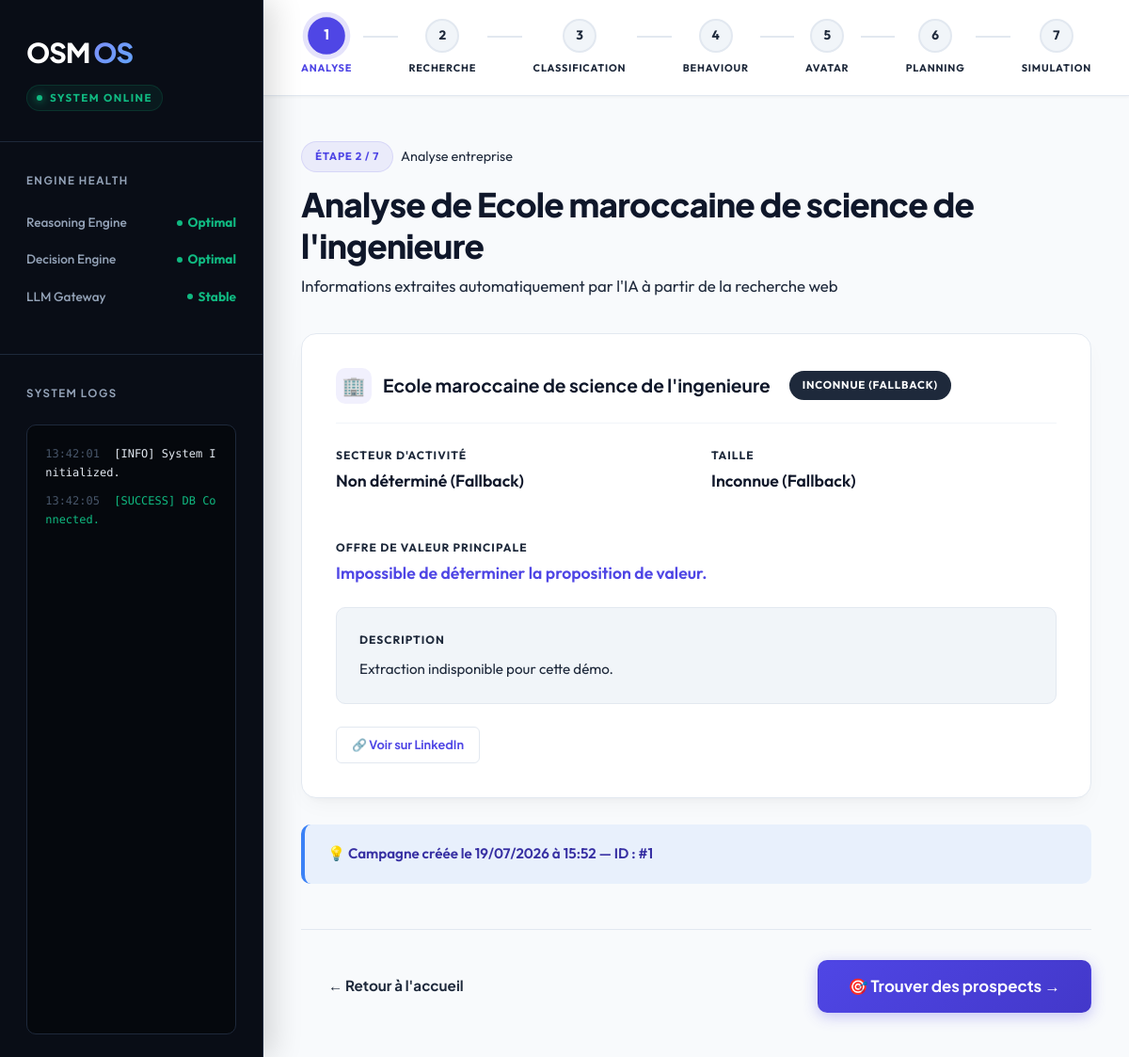
The page /analysis/1 on the database its author committed.
### osmos_app/models.py (models this page shows)
class Campaign(db.Model):
    __tablename__ = 'campaigns'
    id = Column(Integer, primary_key=True)
    company_name = Column(String(255))
    company_sector = Column(String(255))
    company_size = Column(String(255))
    company_description = Column(Text)
    linkedin_url = Column(String(500))
    value_proposition = Column(Text)
    created_at = Column(DateTime, default=datetime.datetime.utcnow)

### osmos_app/app.py (the view)
@app.route('/analysis/<int:campaign_id>', methods=['GET'])
def analysis(campaign_id):
    campaign = Campaign.query.get_or_404(campaign_id)
    return render_template('analysis.html', campaign=campaign, step=1)

### osmos_app/templates/analysis.html (shortened to what this page needs)
{% extends "base.html" %}
{% block content %}
<div class="page-container fade-in">
  <div class="page-header">
    <div class="d-flex align-center gap-1 u-style-7">
      <span class="badge badge-blue">Étape 2 / 7</span>
      <span class="text-muted text-sm">Analyse entreprise</span>
    </div>
    <h1 class="page-title">Analyse de {{ campaign.company_name }}</h1>
    <p class="page-subtitle">Informations extraites automatiquement par l'IA à partir de la recherche web</p>
  </div>
  <div class="card mb-3">
    <div class="card-header">
      <div class="card-icon">🏢</div>
      <span class="card-title">{{ campaign.company_name }}</span>
      {% if campaign.company_size %}
      <span class="badge badge-navy u-style-8">{{ campaign.company_size }}</span>
      {% endif %}
    </div>
    <div class="grid-2 mb-3">
      <div class="info-item">
        <span class="info-label">Secteur d'activité</span>
        <span class="info-value">{{ campaign.company_sector or '—' }}</span>
      </div>
      <div class="info-item">
        <span class="info-label">Taille</span>
        <span class="info-value">{{ campaign.company_size or '—' }}</span>
      </div>
    </div>
    {% if campaign.value_proposition %}
    <div class="info-item mb-3">
      <span class="info-label">Offre de valeur principale</span>
      <span class="info-value u-style-9">{{ campaign.value_proposition }}</span>
    </div>
    {% endif %}
    {% if campaign.company_description %}
    <div class="u-style-10">
      <div class="info-label mb-1">Description</div>
      <p class="u-style-11">{{ campaign.company_description }}</p>
    </div>
    {% endif %}
    {% if campaign.linkedin_url %}
    <div class="u-style-12">
      <a href="{{ campaign.linkedin_url }}" target="_blank" class="btn btn-outline btn-sm">
        🔗 Voir sur LinkedIn
      </a>
    </div>
    {% endif %}
  </div>
  <div class="alert alert-info">
    💡 Campagne créée le {{ campaign.created_at.strftime('%d/%m/%Y à %H:%M') if campaign.created_at else '' }} — ID : #{{ campaign.id }}
  </div>
  <div class="page-actions">
    <a href="{{ url_for('index') }}" class="btn btn-ghost">← Retour à l'accueil</a>
    <form
      method="POST"
      action="{{ url_for('find_prospects', campaign_id=campaign.id) }}"
      data-loading="🔎 Recherche de prospects en cours..."
      data-loading-sub="Identification et classification des entreprises cibles — 20 à 40 secondes"
    >
      <button type="submit" class="btn btn-primary btn-lg">
        🎯 Trouver des prospects →
      </button>
    </form>
  </div>
</div>
{% endblock %}

### osmos_app/templates/base.html (shortened to what this page needs)
<!DOCTYPE html>
<html lang="fr">
<head>
  <link rel="stylesheet" href="{{ url_for('static', filename='style.css') }}" />
</head>
<body>
  <div class="app-container">
    <aside class="sidebar">
      <div class="sidebar-header">
        <div class="logo">OSM<span>OS</span></div>
        <div class="system-status">
          <span class="status-dot"></span> System Online
        </div>
      </div>
      <div class="sidebar-section">
        <h3>Engine Health</h3>
        <div class="health-item">
          <span>Reasoning Engine</span>
          <span class="health-ok">Optimal</span>
        </div>
        <div class="health-item">
          <span>Decision Engine</span>
          <span class="health-ok">Optimal</span>
        </div>
        <div class="health-item">
          <span>LLM Gateway</span>
          <span class="health-ok">Stable</span>
        </div>
      </div>
      <div class="sidebar-section console-section">
        <h3>System Logs</h3>
        <div class="console-window" id="systemConsole">
          <div class="log-line log-info"><span class="time">13:42:01</span> [INFO] System Initialized.</div>
          <div class="log-line log-success"><span class="time">13:42:05</span> [SUCCESS] DB Connected.</div>
        </div>
      </div>
    </aside>
    <div class="main-column">
      <header class="top-progress-bar">
        {% set current_step = step | default(1) %}
        {% set progress_steps = [
        (1, 'Analyse'),
        (2, 'Recherche'),
        (3, 'Classification'),
        (4, 'Behaviour'),
        (5, 'Avatar'),
        (6, 'Planning'),
        (7, 'Simulation')
        ] %}
        <div class="progress-timeline">
          {% for s_num, s_name in progress_steps %}
          <div class="progress-step {% if s_num == current_step %}active{% elif s_num < current_step %}done{% endif %}">
            <div class="step-circle">
              {% if s_num < current_step %}✓{% else %}{{ s_num }}{% endif %} </div>
                <div class="step-label">{{ s_name }}</div>
            </div>
            {% if not loop.last %}
            <div class="step-connector {% if s_num < current_step %}done{% endif %}"></div>
            {% endif %}
            {% endfor %}
          </div>
      </header>
      <div class="content-split">
        <main class="main-content fade-in">
          {% block content %}{% endblock %}
        </main>
      </div>
    </div>
  </div>
</body>
</html>

### rows shown on the page
Campaign: company_name "Ecole maroccaine de science de l'ingenieure", company_size "INCONNUE (FALLBACK)", company_sector "Non déterminé (Fallback)", company_size "Inconnue (Fallback)", value_proposition "Impossible de déterminer la proposition de valeur.", company_description "Extraction indisponible pour cette démo.", created_at "19/07/2026 à 15:52", id "1"

### other values the page prints
{{ s_num }} "1" "2" "3" "4" "5" "6" "7"
{{ s_name }} "ANALYSE" "RECHERCHE" "CLASSIFICATION" "BEHAVIOUR" "AVATAR" "PLANNING" "SIMULATION"
